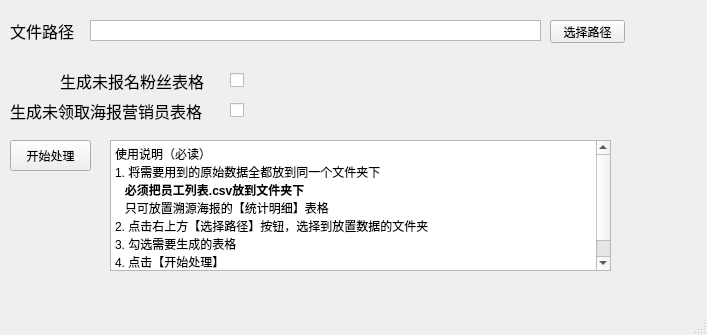
<?xml version="1.0" encoding="UTF-8"?>
<ui version="4.0">
 <class>MainWindow</class>
 <widget class="QMainWindow" name="MainWindow">
  <property name="geometry">
   <rect>
    <x>0</x>
    <y>0</y>
    <width>707</width>
    <height>335</height>
   </rect>
  </property>
  <property name="windowTitle">
   <string>自动生成表格</string>
  </property>
  <widget class="QWidget" name="centralwidget">
   <widget class="QLabel" name="label">
    <property name="geometry">
     <rect>
      <x>60</x>
      <y>70</y>
      <width>161</width>
      <height>21</height>
     </rect>
    </property>
    <property name="font">
     <font>
      <family>微软雅黑</family>
      <pointsize>12</pointsize>
     </font>
    </property>
    <property name="text">
     <string>生成未报名粉丝表格</string>
    </property>
   </widget>
   <widget class="QLabel" name="label_2">
    <property name="geometry">
     <rect>
      <x>10</x>
      <y>100</y>
      <width>211</width>
      <height>21</height>
     </rect>
    </property>
    <property name="font">
     <font>
      <family>微软雅黑</family>
      <pointsize>12</pointsize>
     </font>
    </property>
    <property name="text">
     <string>生成未领取海报营销员表格</string>
    </property>
   </widget>
   <widget class="QLabel" name="label_3">
    <property name="geometry">
     <rect>
      <x>10</x>
      <y>20</y>
      <width>71</width>
      <height>21</height>
     </rect>
    </property>
    <property name="font">
     <font>
      <family>微软雅黑</family>
      <pointsize>12</pointsize>
     </font>
    </property>
    <property name="text">
     <string>文件路径</string>
    </property>
   </widget>
   <widget class="QPushButton" name="choose_file">
    <property name="geometry">
     <rect>
      <x>550</x>
      <y>20</y>
      <width>75</width>
      <height>23</height>
     </rect>
    </property>
    <property name="text">
     <string>选择路径</string>
    </property>
   </widget>
   <widget class="QCheckBox" name="check_fans">
    <property name="geometry">
     <rect>
      <x>230</x>
      <y>70</y>
      <width>71</width>
      <height>21</height>
     </rect>
    </property>
    <property name="text">
     <string/>
    </property>
   </widget>
   <widget class="QCheckBox" name="check_sale">
    <property name="geometry">
     <rect>
      <x>230</x>
      <y>100</y>
      <width>71</width>
      <height>21</height>
     </rect>
    </property>
    <property name="text">
     <string/>
    </property>
   </widget>
   <widget class="QPushButton" name="start_button">
    <property name="geometry">
     <rect>
      <x>10</x>
      <y>140</y>
      <width>81</width>
      <height>31</height>
     </rect>
    </property>
    <property name="text">
     <string>开始处理</string>
    </property>
   </widget>
   <widget class="QTextBrowser" name="textBrowser">
    <property name="geometry">
     <rect>
      <x>110</x>
      <y>140</y>
      <width>501</width>
      <height>131</height>
     </rect>
    </property>
    <property name="html">
     <string>&lt;!DOCTYPE HTML PUBLIC &quot;-//W3C//DTD HTML 4.0//EN&quot; &quot;http://www.w3.org/TR/REC-html40/strict.dtd&quot;&gt;
&lt;html&gt;&lt;head&gt;&lt;meta name=&quot;qrichtext&quot; content=&quot;1&quot; /&gt;&lt;style type=&quot;text/css&quot;&gt;
p, li { white-space: pre-wrap; }
&lt;/style&gt;&lt;/head&gt;&lt;body style=&quot; font-family:'SimSun'; font-size:9pt; font-weight:400; font-style:normal;&quot;&gt;
&lt;p style=&quot; margin-top:0px; margin-bottom:0px; margin-left:0px; margin-right:0px; -qt-block-indent:0; text-indent:0px;&quot;&gt;使用说明（必读）&lt;/p&gt;
&lt;p style=&quot; margin-top:0px; margin-bottom:0px; margin-left:0px; margin-right:0px; -qt-block-indent:0; text-indent:0px;&quot;&gt;1. 将需要用到的原始数据全都放到同一个文件夹下&lt;/p&gt;
&lt;p style=&quot; margin-top:0px; margin-bottom:0px; margin-left:0px; margin-right:0px; -qt-block-indent:0; text-indent:0px;&quot;&gt;   &lt;span style=&quot; font-weight:600;&quot;&gt;必须把员工列表.csv放到文件夹下&lt;/span&gt;&lt;/p&gt;
&lt;p style=&quot; margin-top:0px; margin-bottom:0px; margin-left:0px; margin-right:0px; -qt-block-indent:0; text-indent:0px;&quot;&gt;   只可放置溯源海报的【统计明细】表格&lt;/p&gt;
&lt;p style=&quot; margin-top:0px; margin-bottom:0px; margin-left:0px; margin-right:0px; -qt-block-indent:0; text-indent:0px;&quot;&gt;2. 点击右上方【选择路径】按钮，选择到放置数据的文件夹&lt;/p&gt;
&lt;p style=&quot; margin-top:0px; margin-bottom:0px; margin-left:0px; margin-right:0px; -qt-block-indent:0; text-indent:0px;&quot;&gt;3. 勾选需要生成的表格&lt;/p&gt;
&lt;p style=&quot; margin-top:0px; margin-bottom:0px; margin-left:0px; margin-right:0px; -qt-block-indent:0; text-indent:0px;&quot;&gt;4. 点击【开始处理】&lt;/p&gt;
&lt;p style=&quot; margin-top:0px; margin-bottom:0px; margin-left:0px; margin-right:0px; -qt-block-indent:0; text-indent:0px;&quot;&gt;5. 生成的表格会放到原文件夹内命名为今日日期的文件夹中&lt;/p&gt;&lt;/body&gt;&lt;/html&gt;</string>
    </property>
   </widget>
   <widget class="QTextBrowser" name="file_path_browser">
    <property name="geometry">
     <rect>
      <x>90</x>
      <y>20</y>
      <width>451</width>
      <height>21</height>
     </rect>
    </property>
    <property name="verticalScrollBarPolicy">
     <enum>Qt::ScrollBarAlwaysOff</enum>
    </property>
   </widget>
  </widget>
  <widget class="QMenuBar" name="menubar">
   <property name="geometry">
    <rect>
     <x>0</x>
     <y>0</y>
     <width>707</width>
     <height>23</height>
    </rect>
   </property>
  </widget>
  <widget class="QStatusBar" name="statusbar"/>
 </widget>
 <resources/>
 <connections/>
</ui>
